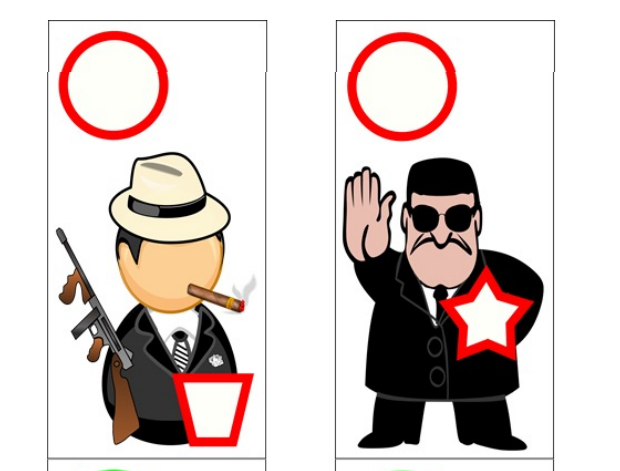
#> input picture src/triton_gazebo/scripts/gen_props/shapes.png, 620 x 471 px, given in place of circle_pure.png, which was not available
$ python gen_props.py
#> lines starting #> are read from the running program, lines starting #| are printed output that depends on the picture; after the words box and inside, x2 and y2 are one past the last pixel; in counts of white or black regions, pixels touching at a corner belong together; pictures that were not available may be replaced by others from this repository, and a replacement may not be noted
#> further down, src is the input picture: shape (471, 620, 3); mean B, G, R 202.1, 205, 216.3
import cv2 as cv
from cv2 import imread
import numpy as np
import random
import time

DEBUG = False

# Simple model testing using generated data:
# https://colab.research.google.com/drive/1ioHqfHTLN5b0vslCkrpzNH2fUfuUStno?usp=sharing


def util_segment(src, hue):

    # Boundaries
#> called with hue = 0
    low_H = hue - 10
    low_S = 80
    low_V = 80
    high_H = hue + 10
    high_S = 255
    high_V = 255

    # Since the range of hue in OpenCV is 0 to 180
    if (low_H < 0):
        low_H += 180
    if (high_H > 180):
        high_H -= 180

    # Convert to HSV color space
    segment = cv.cvtColor(src, cv.COLOR_BGR2HSV)
#> segment: shape (471, 620, 3); mean H, S, V 12.9, 23.1, 216.5

    if (low_H > high_H):
        segment1 = cv.inRange(segment, (low_H, low_S, low_V), (180, high_S, high_V))
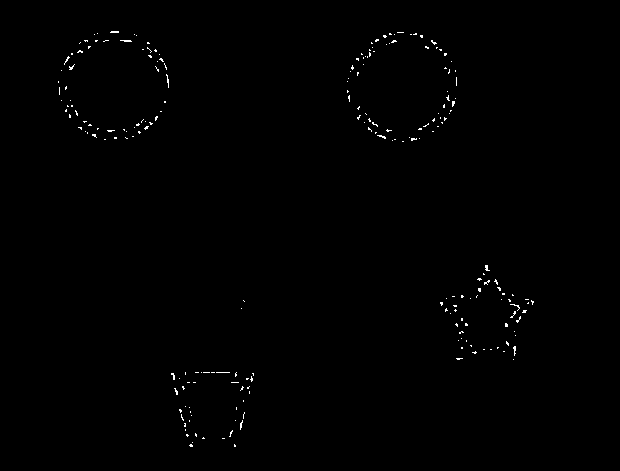
#> segment1: shape (471, 620); 0.43% white in thin lines or dots, all inside (x1, y1, x2, y2) = (58, 31, 534, 447)
        segment2 = cv.inRange(segment, (0, low_S, low_V), (high_H, high_S, high_V))
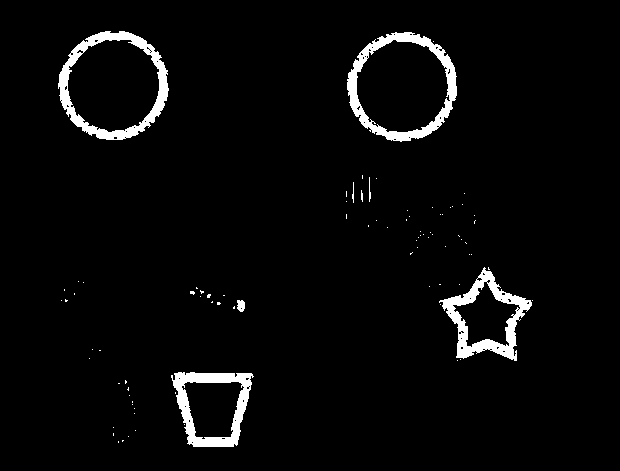
#> segment2: shape (471, 620); 3.6% white; 87 white regions (80 under 20 px), largest, box (x1, y1, x2, y2) and area: (58, 31, 169, 140) 2744, (347, 32, 457, 142) 2725, (439, 267, 532, 361) 2429
        segment = cv.bitwise_or(segment1, segment2)
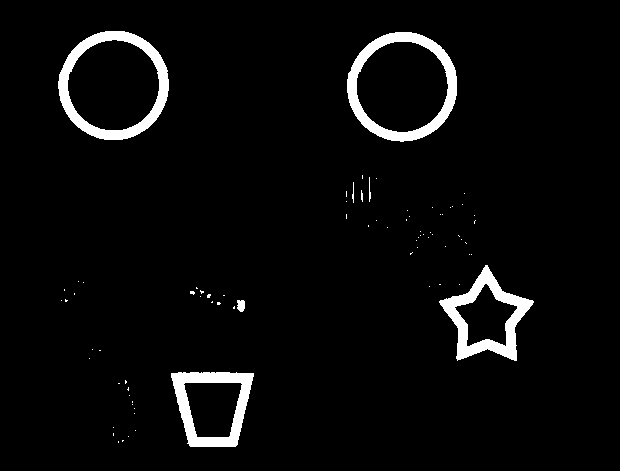
#> segment: shape (471, 620); 4% white; 79 white regions (72 under 20 px), largest, box (x1, y1, x2, y2) and area: (58, 31, 169, 140) 3094, (347, 32, 457, 142) 3080, (439, 265, 534, 361) 2751
    else:
        segment = cv.inRange(segment, (low_H, low_S, low_V), (high_H, high_S, high_V))

    if (DEBUG):
        segmented_src = cv.bitwise_and(src, src, mask=segment)
        cv.imshow("window2", segment)
        cv.imshow("window1", segmented_src)

        cv.waitKey(0)

    return segment

def morphological(src, open_kernel, close_kernel):
#> called with open_kernel = (2, 2), close_kernel = (5, 5)
    open_k = cv.getStructuringElement(cv.MORPH_RECT, open_kernel)
    close_k = cv.getStructuringElement(cv.MORPH_RECT, close_kernel)
    opening = cv.morphologyEx(src, cv.MORPH_OPEN, open_k)
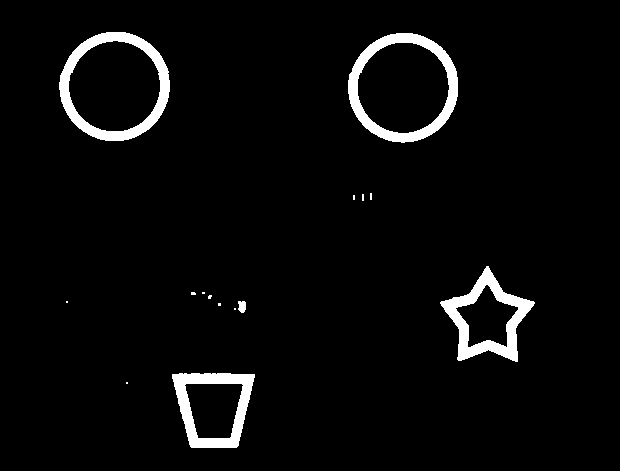
#> opening: shape (471, 620); 4% white; 15 white regions (10 under 20 px), largest, box (x1, y1, x2, y2) and area: (59, 32, 170, 141) 3094, (348, 33, 458, 143) 3079, (440, 266, 535, 362) 2748, (172, 373, 255, 448) 2483, (238, 301, 246, 313) 80
    closing = cv.morphologyEx(opening, cv.MORPH_CLOSE, close_k)
#> closing: shape (471, 620); 4% white; 14 white regions (9 under 20 px)
    if (DEBUG):
        cv.imshow("morph", closing)

        cv.waitKey(0)
    return closing


# type: 0 = circle, 1 = star, 2 = glass
#
# [52 lines left out: function create_image, not called in this run]

start_time = time.time()

# Get the target shapes we want
target_cnt = []
target_fn = ["./shapes/circle_pure.png", "./shapes/star_pure.png", "./shapes/glass_pure.png"]
for i in range(3):
    src = cv.imread(target_fn[i])
    segment = util_segment(src, 0)
    morph = morphological(segment, (2,2), (5,5))
    contours, hierarchy = cv.findContours(morph, cv.RETR_TREE, cv.CHAIN_APPROX_SIMPLE)
#> contours = 18 contours, 9 with area under 20; largest, box (x1, y1, x2, y2) and area: (348, 33, 458, 143) 9328, (59, 32, 170, 141) 9328, (357, 42, 450, 134) 6533, (68, 40, 161, 132) 6514, (172, 373, 255, 448) 4788
    if (DEBUG):
        ma = cv.matchShapes(contours[0], contours[1],1,0)
        print(ma)
#> (the run stopped early here; a loop or call above may not have finished)
